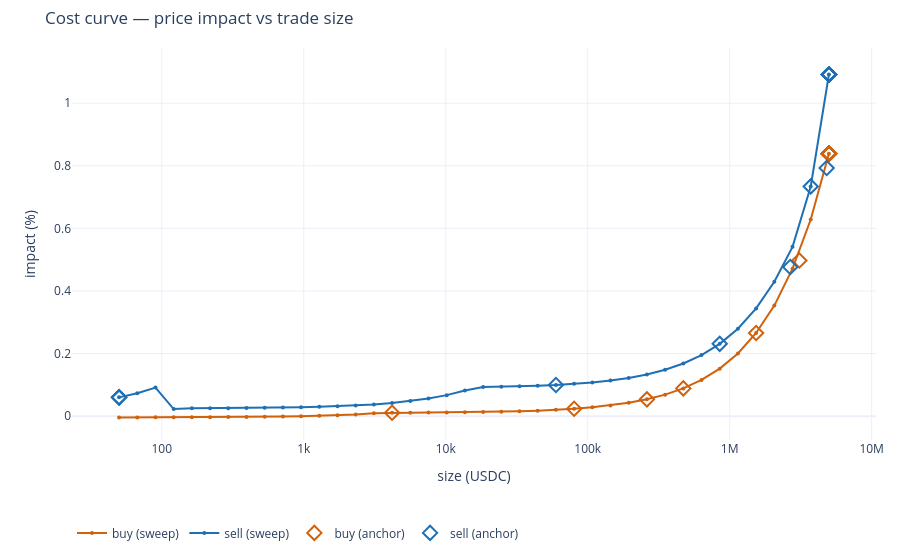

Notebook code cell kept with this figure:
### Markdown cell above
## 4. Charts

These are the same figure builders `poe report` uses, so a notebook draws
exactly what the report draws. Pass the token symbols and the axes carry real
units; leave them out and they read `token` / `numeraire`. Prices are always
numeraire per token.

### Code cell
from price_of_ethereum.dashboard import book_map_figure, cost_curve_figure, spread_curve_figure

cost_curve_figure(rows, numeraire_symbol=NUMERAIRE_SYMBOL).show()

### Figure 1 — Plotly figure (JSON) as saved in the notebook; plotly's stock layout.template omitted (floating-point values rounded to 4 significant figures)
{"data": [{"line": {"color": "#d1610b", "width": 2}, "marker": {"size": 4}, "mode": "lines+markers", "name": "buy (sweep)", "x": [50.0, 67.17, 90.24, 121.2, 162.8, 218.8, 293.9, 394.8, 530.4, 712.5, 957.2, 1286.0, 1728.0, 2321.0, 3118.0, 4188.0, 5627.0, 7559.0, 10150.0, 13640.0, 18330.0, 24620.0, 33070.0, 44430.0, 59690.0, 80190.0, 107700.0, 144700.0, 194400.0, 261200.0, 350900.0, 471300.0, 633200.0, 850600.0, 1143000.0, 1535000.0, 2062000.0, 2771000.0, 3722000.0, 5000000.0], "y": [-0.004017, -0.003945, -0.003848, -0.003716, -0.003541, -0.003304, -0.002987, -0.00256, -0.001986, -0.001216, -0.000181, 0.00121, 0.003078, 0.005588, 0.008959, 0.0109, 0.01114, 0.01146, 0.01189, 0.01247, 0.01325, 0.0143, 0.01571, 0.0176, 0.02014, 0.02355, 0.02814, 0.0343, 0.04258, 0.0537, 0.06864, 0.08869, 0.1156, 0.1518, 0.2004, 0.2656, 0.3533, 0.4711, 0.6284, 0.8383], "type": "scatter"}, {"line": {"color": "#1f6fb4", "width": 2}, "marker": {"size": 4}, "mode": "lines+markers", "name": "sell (sweep)", "x": [50.0, 67.17, 90.24, 121.2, 162.8, 218.8, 293.9, 394.8, 530.4, 712.5, 957.2, 1286.0, 1728.0, 2321.0, 3118.0, 4188.0, 5627.0, 7559.0, 10150.0, 13640.0, 18330.0, 24620.0, 33070.0, 44430.0, 59690.0, 80190.0, 107700.0, 144700.0, 194400.0, 261200.0, 350900.0, 471300.0, 633200.0, 850600.0, 1143000.0, 1535000.0, 2062000.0, 2771000.0, 3722000.0, 5000000.0], "y": [0.06004, 0.07336, 0.09124, 0.02251, 0.02492, 0.02515, 0.02547, 0.0259, 0.02647, 0.02724, 0.02828, 0.02967, 0.03153, 0.03404, 0.03741, 0.04194, 0.04802, 0.05618, 0.06715, 0.08189, 0.09284, 0.09388, 0.09529, 0.09718, 0.09971, 0.1031, 0.1077, 0.1139, 0.1221, 0.1332, 0.1481, 0.1681, 0.195, 0.2311, 0.2795, 0.3443, 0.4295, 0.541, 0.734, 1.092], "type": "scatter"}, {"customdata": [[0.01, "nearest_real_quote"], [0.025, "nearest_real_quote"], [0.05, "nearest_real_quote"], [0.1, "nearest_real_quote"], [0.25, "nearest_real_quote"], [0.5, "anchored_bisection"], [25.0, "nearest_real_quote"], [15.0, "nearest_real_quote"], [10.0, "nearest_real_quote"], [7.5, "nearest_real_quote"], [5.0, "nearest_real_quote"], [1.5, "nearest_real_quote"], [2.0, "nearest_real_quote"], [35.0, "nearest_real_quote"], [1.0, "nearest_real_quote"], [0.75, "nearest_real_quote"], [3.0, "nearest_real_quote"], [50.0, "nearest_real_quote"]], "hovertemplate": "target %{customdata[0]}%<br>actual %{y:.4f}%<br>%{customdata[1]}", "marker": {"color": "#d1610b", "line": {"width": 2}, "size": 11, "symbol": "diamond-open"}, "mode": "markers", "name": "buy (anchor)", "x": [4188.0, 80190.0, 261200.0, 471300.0, 1535000.0, 3095000.0, 5000000.0, 5000000.0, 5000000.0, 5000000.0, 5000000.0, 5000000.0, 5000000.0, 5000000.0, 5000000.0, 5000000.0, 5000000.0, 5000000.0], "y": [0.0109, 0.02355, 0.0537, 0.08869, 0.2656, 0.4972, 0.8383, 0.8383, 0.8383, 0.8383, 0.8383, 0.8383, 0.8383, 0.8383, 0.8383, 0.8383, 0.8383, 0.8383], "type": "scatter"}, {"customdata": [[0.01, "nearest_real_quote"], [0.025, "nearest_real_quote"], [0.05, "nearest_real_quote"], [0.1, "nearest_real_quote"], [0.25, "nearest_real_quote"], [0.5, "anchored_bisection"], [0.75, "nearest_real_quote"], [1.0, "anchored_bisection"], [25.0, "nearest_real_quote"], [15.0, "nearest_real_quote"], [10.0, "nearest_real_quote"], [7.5, "nearest_real_quote"], [1.5, "nearest_real_quote"], [3.0, "nearest_real_quote"], [2.0, "nearest_real_quote"], [35.0, "nearest_real_quote"], [5.0, "nearest_real_quote"], [50.0, "nearest_real_quote"]], "hovertemplate": "target %{customdata[0]}%<br>actual %{y:.4f}%<br>%{customdata[1]}", "marker": {"color": "#1f6fb4", "line": {"width": 2}, "size": 11, "symbol": "diamond-open"}, "mode": "markers", "name": "sell (anchor)", "x": [50.0, 50.0, 50.0, 59690.0, 850600.0, 2670000.0, 3722000.0, 4819000.0, 5000000.0, 5000000.0, 5000000.0, 5000000.0, 5000000.0, 5000000.0, 5000000.0, 5000000.0, 5000000.0, 5000000.0], "y": [0.06004, 0.06004, 0.06004, 0.09971, 0.2311, 0.4764, 0.734, 0.7929, 1.092, 1.092, 1.092, 1.092, 1.092, 1.092, 1.092, 1.092, 1.092, 1.092], "type": "scatter"}], "layout": {"hovermode": "x unified", "legend": {"orientation": "h", "y": -0.2}, "margin": {"b": 48, "l": 72, "r": 24, "t": 48}, "title": {"text": "Cost curve — price impact vs trade size"}, "xaxis": {"dtick": 1, "tickformat": "~s", "title": {"text": "size (USDC)"}, "type": "log"}, "yaxis": {"title": {"text": "impact (%)"}}}}
